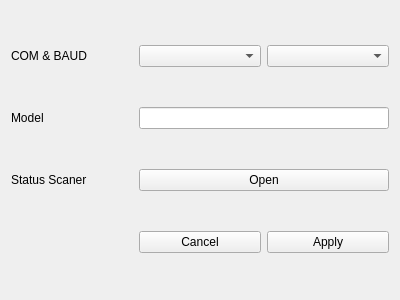
<?xml version="1.0" encoding="UTF-8"?>
<ui version="4.0">
 <class>AutoScanner</class>
 <widget class="QWidget" name="AutoScanner">
  <property name="geometry">
   <rect>
    <x>0</x>
    <y>0</y>
    <width>400</width>
    <height>300</height>
   </rect>
  </property>
  <property name="windowTitle">
   <string>Form</string>
  </property>
  <layout class="QGridLayout" name="gridLayout">
   <item row="0" column="2">
    <widget class="QComboBox" name="combo_baudrate_scanner"/>
   </item>
   <item row="0" column="0">
    <widget class="QLabel" name="label_com_scanner">
     <property name="text">
      <string>COM &amp; BAUD</string>
     </property>
    </widget>
   </item>
   <item row="0" column="1">
    <widget class="QComboBox" name="combo_comport_scanner">
     <property name="minimumSize">
      <size>
       <width>0</width>
       <height>0</height>
      </size>
     </property>
    </widget>
   </item>
   <item row="2" column="0">
    <widget class="QLabel" name="label_message_scanner">
     <property name="text">
      <string>Model</string>
     </property>
    </widget>
   </item>
   <item row="2" column="1" colspan="2">
    <widget class="QLineEdit" name="line_message_scanner"/>
   </item>
   <item row="5" column="2">
    <widget class="QPushButton" name="btn_apply">
     <property name="text">
      <string>Apply</string>
     </property>
    </widget>
   </item>
   <item row="3" column="0">
    <widget class="QLabel" name="label_status_scanner">
     <property name="text">
      <string>Status Scaner</string>
     </property>
    </widget>
   </item>
   <item row="3" column="1" colspan="2">
    <widget class="QPushButton" name="btn_open_scanner">
     <property name="text">
      <string>Open</string>
     </property>
    </widget>
   </item>
   <item row="5" column="1">
    <widget class="QPushButton" name="btn_cancel">
     <property name="text">
      <string>Cancel</string>
     </property>
    </widget>
   </item>
  </layout>
 </widget>
 <resources/>
 <connections/>
</ui>
